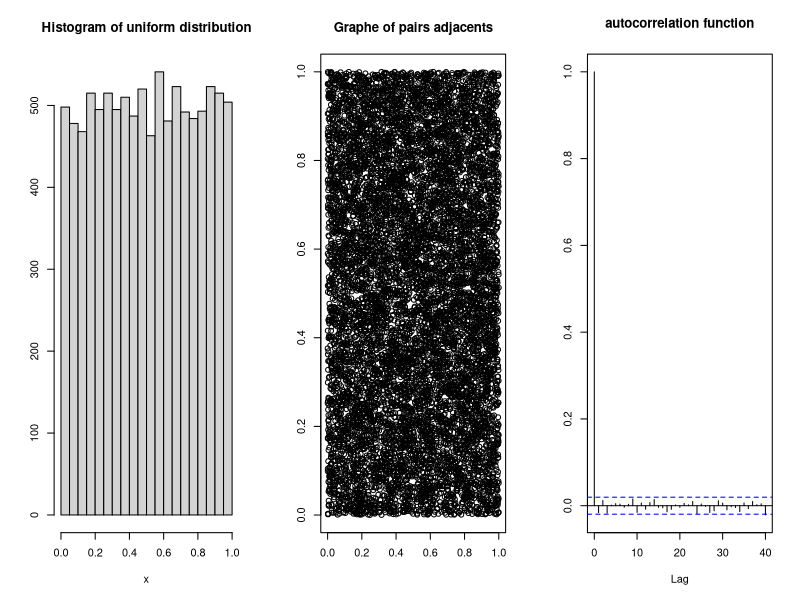

R code for this plot:
# reproduire 3 graphes(Histogram, pairs adjacents, autocorrelation function)
n <- 10000

x <- runif(n, min = 0, max = 1)

par(mfrow = c(1,3))
hist(x, main = "Histogram of uniform distribution", ylab = NA)
xn <- x[-n] # delete the last element
xnl <- x[-1] # delete the first element
plot(xn, xnl, main = "Graphe of pairs adjacents", ylab = NA, xlab = NA) # graphe adjacent pair
acf(x, main = "autocorrelation function", ylab = NA)

# reproduire 2 graphes




